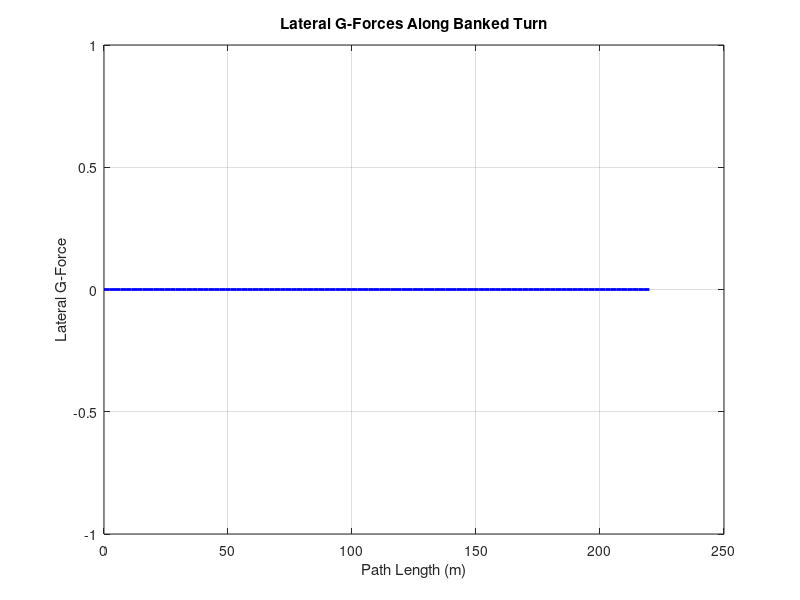

MATLAB code to generate this figure:
clear; clc; close all;

g = 9.81;  
h0 = 125;  
R_banked = 70;  

x_end = 20;  
y_end = 0;  
z_end = 85;  
v_end = sqrt(2 * g * (h0 - z_end));  

n_points = 100;  
s = linspace(0, pi * R_banked, n_points);  

G_lat = zeros(size(s));  

figure;
plot(s, G_lat, 'b', 'LineWidth', 2);
xlabel('Path Length (m)');
ylabel('Lateral G-Force');
title('Lateral G-Forces Along Banked Turn');
grid on;
